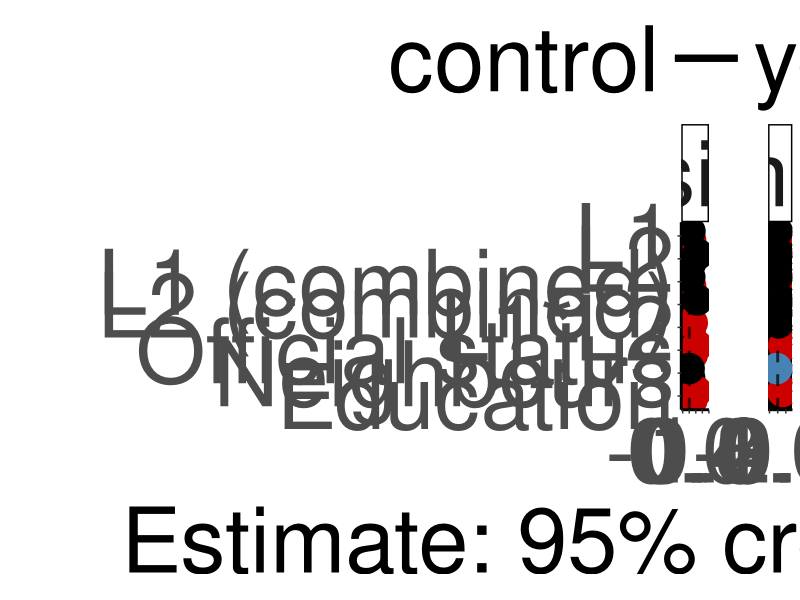
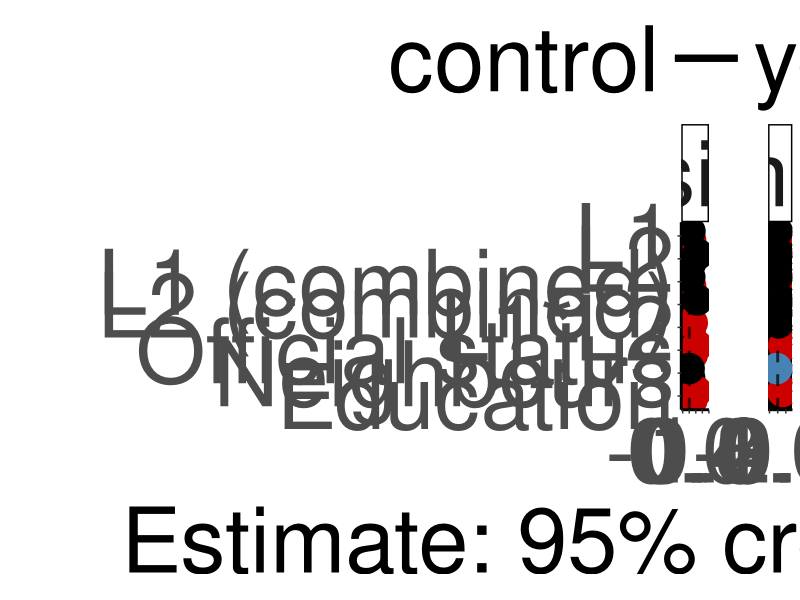
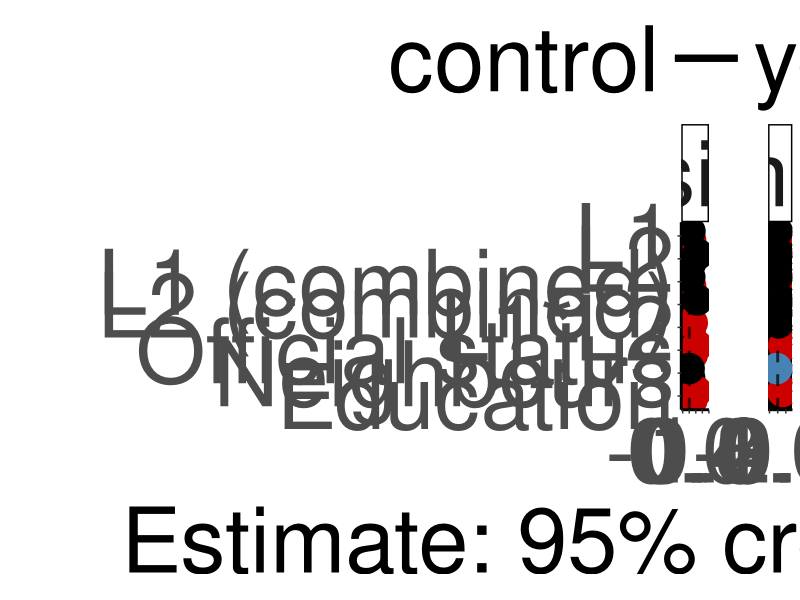
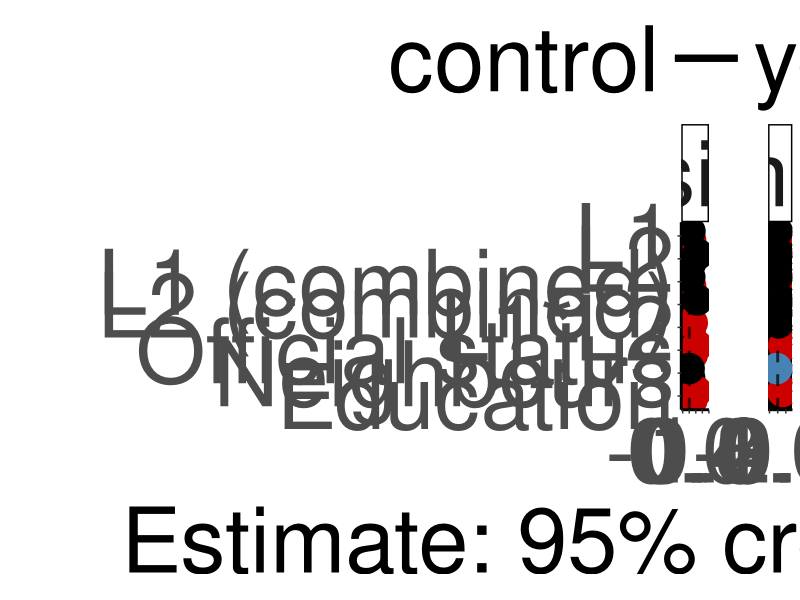
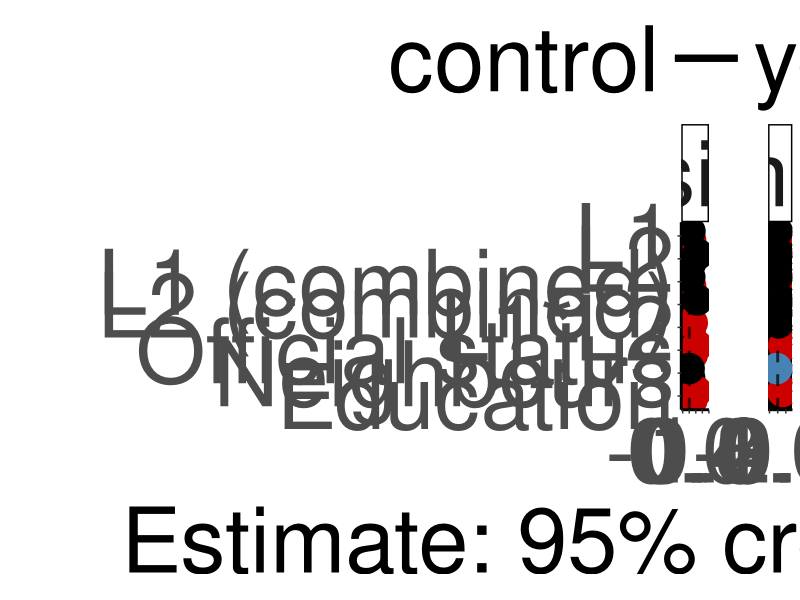
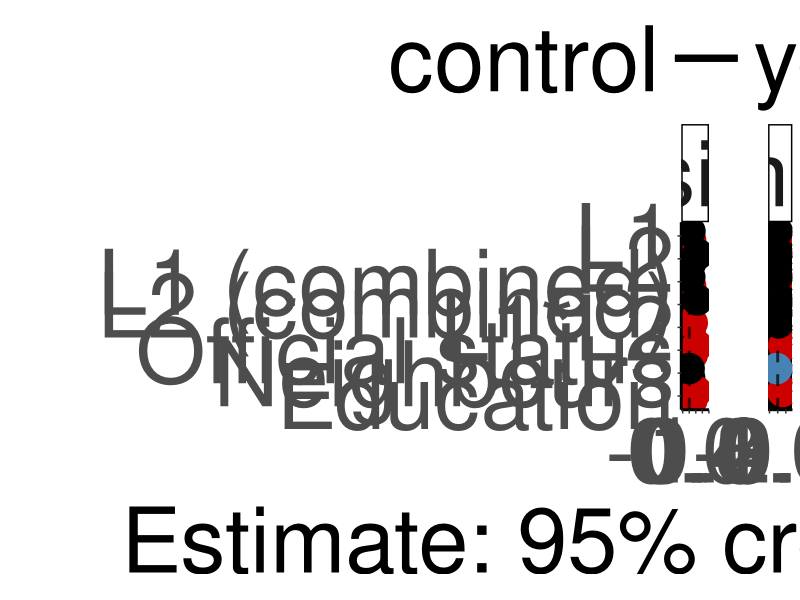
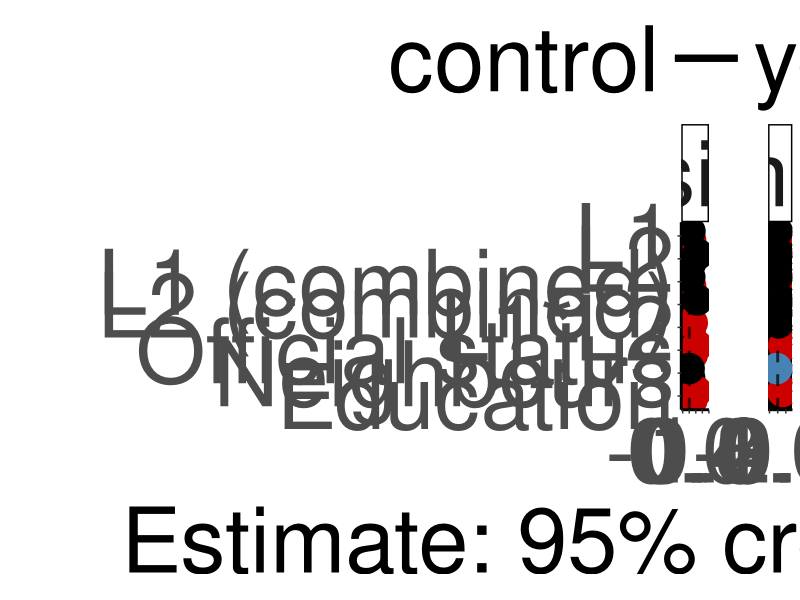
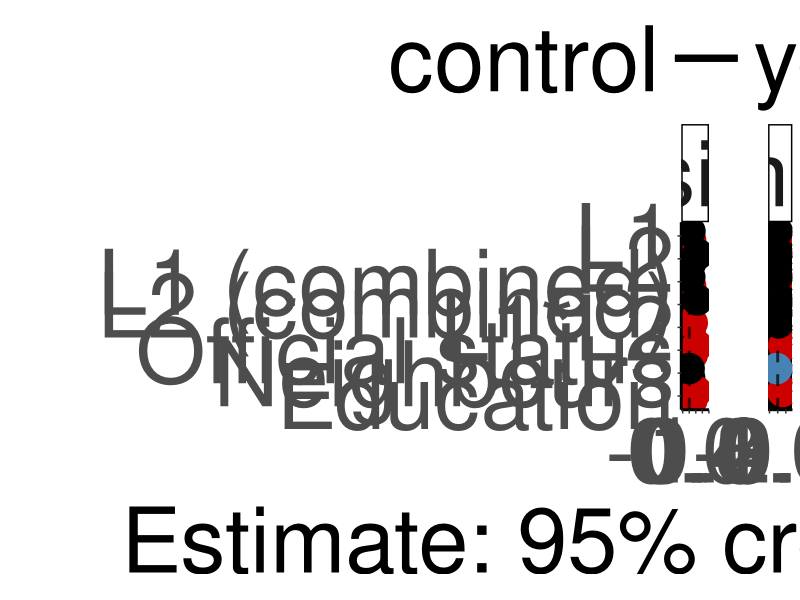

Write R code to recreate these figures, in order.
suppressPackageStartupMessages({
  library(dplyr)
  library(ggplot2)
})

# script was written by Olena Shcherbakova and modified by Sam Passmore

effs_I <-
  read.csv("output_tables/ effects Informativity_social_models .csv")
effs_I$variable <- "informativity"

effs_B <-
  read.csv("output_tables/ effects Boundness_social_models .csv")
effs_B$variable <- "fusion"

effs_B <- effs_B %>%
  rename(lower = 2,
         upper = 4,
         mean = 3)

effs_I <- effs_I %>%
  rename(lower = 2,
         upper = 4,
         mean = 3)

effs_1 <- as.data.frame(rbind(effs_B, effs_I))

effs_1$control <- "yes"

effs_I <-
  read.csv("output_tables/ effects Informativity_social_only_models .csv")
effs_I$variable <- "informativity"

effs_B <-
  read.csv("output_tables/ effects Boundness_social_only_models .csv")
effs_B$variable <- "fusion"

effs_B <- effs_B %>%
  rename(lower = 2,
         upper = 4,
         mean = 3)

effs_I <- effs_I %>%
  rename(lower = 2,
         upper = 4,
         mean = 3)

effs_2 <- as.data.frame(rbind(effs_B, effs_I))
effs_2$control <- "no"

effs_1 <- effs_1 %>%
  rename(lower = 2,
         upper = 4,
         mean = 3)

effs_2 <- effs_2 %>%
  rename(lower = 2,
         upper = 4,
         mean = 3)

effs <- as.data.frame(rbind(effs_1, effs_2))

effs_main <- effs %>%
  rename(lower = 2,
         upper = 4,
         mean = 3) %>%
  filter(!grepl("nonlinear", model)) %>%
  filter(!grepl("SD", effect)) %>%
  filter(!grepl("Intercept", effect))


#removing "(linear)" part within the model column
effs_main$model <- gsub("(\\s*\\(\\w+\\))", "", effs_main$model)

#adding "combined" after L1/L1 proportion where applicable
effs_main$effect <-
  ifelse(
    grepl("L1 speakers\\+", effs_main$model),
    paste(effs_main$effect, "(combined)"),
    effs_main$effect
  )

effs_main <- effs_main %>%
  mutate(
    effect = dplyr::recode(
      effect,
      "L2 proportion (combined)" = "L2 (combined)",
      "L1*L2 proportion" = "L1*L2",
      "L2 proportion" = "L2"
    )
  )

eff_main_plot_df = effs_main %>%
  as.data.frame() %>%
  mutate_if(is.character, as.factor) %>%
  mutate(effect = factor(
    effect,
    levels = c(
      "Education",
      "Neighbours",
      "Official status",
      "L1*L2",
      "L2 (combined)",
      "L1 (combined)",
      "L2",
      "L1"
    )
  )) %>%
  mutate(importance = case_when((lower < 0 &
                                   upper < 0)  ~ "negative",
                                (lower > 0 &
                                   upper > 0)  ~ "positive",
                                (lower < 0 & upper > 0) |
                                  (lower < 0 &
                                     upper == 0) | (lower == 0 & upper > 0) ~ "no"
  )) %>%
  mutate(importance = as.factor(importance)) %>%
  mutate(importance = factor(
    importance,
    levels = c("no", "positive", "negative"),
    ordered = TRUE
  )) %>%
  mutate(control = factor(control, levels = c("yes", "no"), ordered = TRUE))

effs_main_plot_bw <- ggplot(eff_main_plot_df,
                            aes(
                              y = effect,
                              x = mean,
                              linetype = control,
                              color = importance
                            )) +
  geom_errorbar(
    aes(xmin = lower, xmax = upper),
    width = 0.6,
    size = 2.5,
    position = position_dodge(width = 0.8)
  ) +
  geom_point(size = 10,
             position = position_dodge(width = 0.8)) +
  geom_line(position = position_dodge(width = 0.8)) +
  geom_vline(aes(xintercept = 0),
             linetype = 2, size = 1, alpha = 0.7) +
  scale_color_manual(values = c("black", "red3", "steelblue")) +
  ylab("") +
  xlab("Estimate: 95% credible interval") +
  theme_classic() +
  facet_grid(. ~ variable, scales = "free_x", space = "free") +
  theme(
    axis.text = element_text(size = 65),
    legend.text = element_text(size = 65),
    axis.title = element_text(size = 65),
    legend.title = element_text(size = 65),
    strip.text.x = element_text(size = 65),
    legend.spacing.y = unit(2.7, 'cm'),
    legend.key.width = unit(2, 'cm'),
    legend.direction = "horizontal",
    legend.position = "top",
    axis.line = element_line(linewidth = 1),
    strip.background = element_rect(color = "black", linewidth = 1),
    panel.spacing.x = unit(15, "mm")
  ) +
  guides(color = "none")


# effs_main_plot_bw = ggplot(eff_main_plot_df,
#                            aes(
#                              y = effect,
#                              x = mean,
#                              linetype = control,
#                              color = importance
#                            )) +
#   geom_errorbar(
#     aes(xmin = lower, xmax = upper),
#     width = 0.6,
#     size = 2.5,
#     position = position_dodge(w = 0.8)
#   ) +
#   geom_point(size = 10,
#              position = position_dodge(w = 0.8)) +
#   geom_line(position = position_dodge(w = 0.8)) +
#   geom_vline(aes(xintercept = 0),
#              lty = 2, size = 1, alpha = 0.7) +
#   scale_color_manual(values = c("black", "red3", "steelblue")) +
#   ylab("") +
#   xlab("Estimate: 95% credible interval") +
#   theme_classic() +
#   facet_grid(. ~ variable, scales = "free_x", space = "free") +
#   theme(
#     axis.text = element_text(size = 65),
#     legend.text = element_text(size = 65),
#     axis.title = element_text(size = 65),
#     legend.title = element_text(size = 65),
#     strip.text.x = element_text(size = 65),
#     legend.spacing.y = unit(2.7, 'cm'),
#     legend.key.size = unit(2, 'cm'),
#     legend.direction = "horizontal",
#     legend.position = "top",
#     axis.line = element_line(size = 1),
#     strip.background = element_rect(color = "black", size = 1),
#     panel.spacing.x = unit(15, "mm")
#   ) +
#   guides(color = "none")

effs_main_plot_bw
ggsave(
  file = "output/effects_plot.tiff",
  plot = effs_main_plot_bw,
  height = 22,
  width = 36,
  dpi = 600
)

effs_main_plot_bw
ggsave(
  file = "output/effects_plot.svg",
  plot = effs_main_plot_bw,
  height = 22,
  width = 36,
  dpi = 300
)

effs_main_plot_bw
ggsave(
  file = "output/effects_plot.pdf",
  plot = effs_main_plot_bw,
  height = 22,
  width = 36,
  dpi = 300
)

effs_main_plot_bw
ggsave(
  file = "output/effects_plot.jpeg",
  plot = effs_main_plot_bw,
  height = 22,
  width = 36,
  dpi = 300
)


